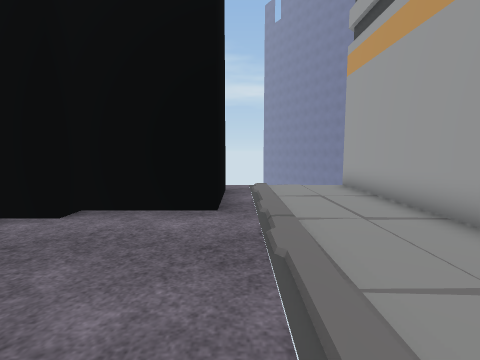
view 1 (above)

13 first-person views from a walk through a Unity game level. The camera is 1.2 m above the floor, tilts 6° down and sees 85° across. The floor is counted in squares, 1 m on a side. Each view is taken from the middle of a square. On the plan, view 1 faces up. The plan holds only what a view shows up to about 12 squares ahead; the rest is blank. The place goes on beyond the plan. Some surface patterns are stand-ins.

view 2
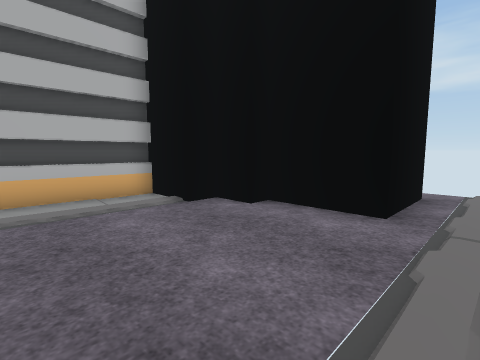

view 3
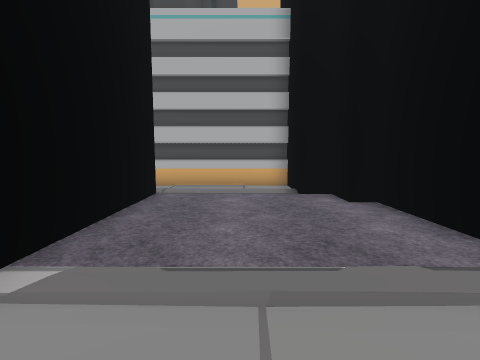

view 4
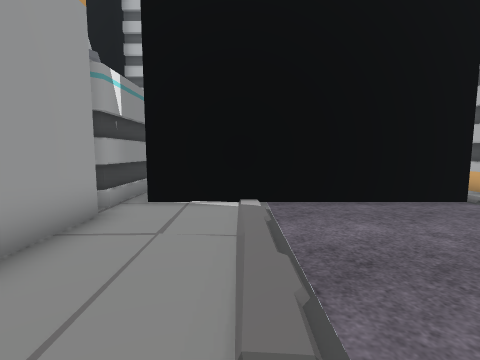

view 5
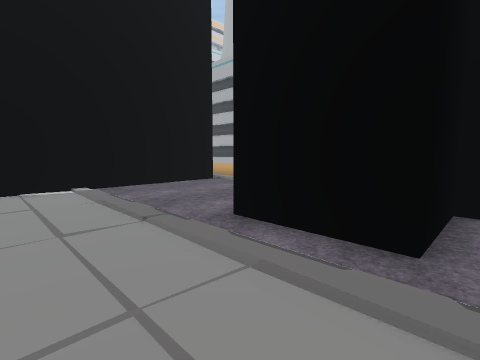

view 6
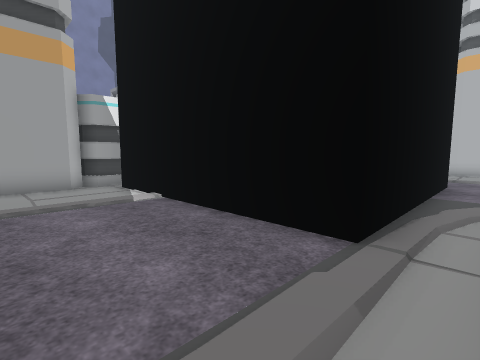

view 7
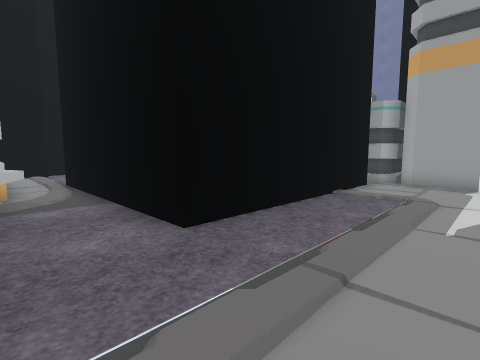

view 8
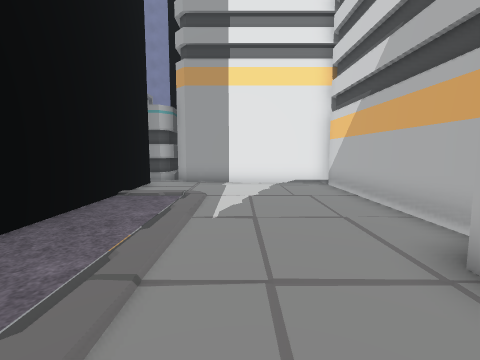

view 9
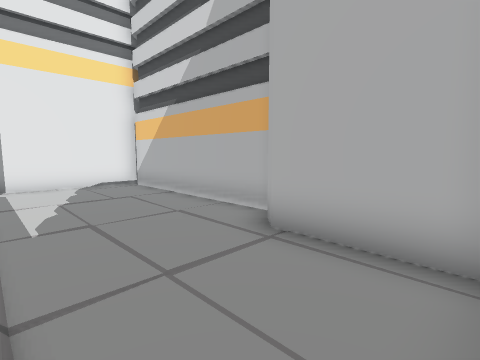

view 10
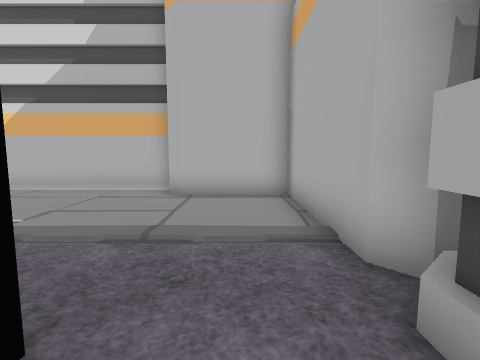

view 11
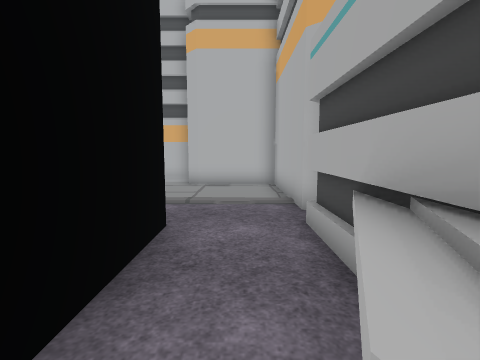

view 12
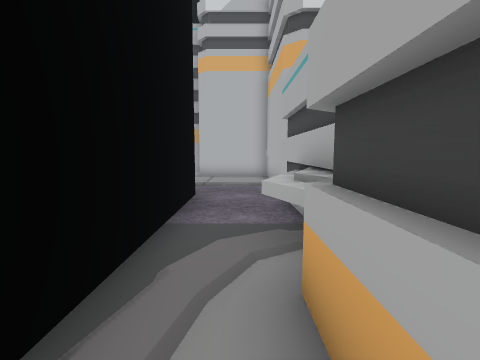

view 13
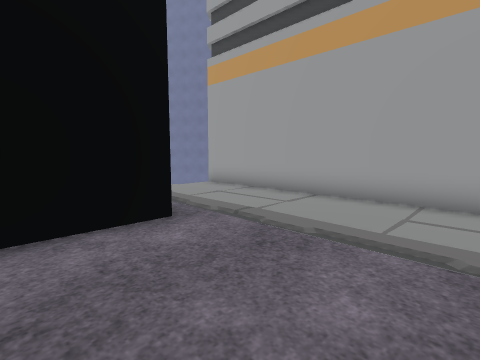

### Floor plan
Ten units are one square. View 1 is at (0, 0); x grows to the right and y downward. Boxes are objects, and circles mark ways between rooms. Rooms are numbered by the first view taken in them; rooms with no view inside come last. Other rooms are left out.
<svg viewBox="-83 -103 135 266">
<path fill="none" stroke="#000" d="M-5 -85 -5 -54 -33 -54 -33 -47 -46 -47 -46 -37 -67 -37 -67 12M-34 -84 -25 -84M-65 -37 -65 32M40 -1 44 -4M-47 25 -47 5 34 5M40 20 40 2 45 -3 38 -9 38 -98M-47 85 -47 25M-38 155 35 155M34 85 -27 85M-78 93 -74 98 -74 144 -44 144 -39 149M45 92 40 87M38 158 38 98 47 90 40 85M-74 48 -74 86M-72 44 -72 88M-67 18 -67 31M-69 49 -74 61M-67 36 -63 46 -74 71M-71 38 -67 46"/>
<circle cx="-60" cy="20" r="3" fill="#2a7"/>
<text x="-10" y="-40">1</text>
<text x="-20" y="110">2</text>
</svg>
Room 1 opens to room 2.

Where each view was taken, in squares from view 1:
view 1: 0 up, 0 right, facing up
view 2: 0 up, 1 right, facing up-left
view 3: 2 up, 3 right, facing left
view 4: 6 up, 1 right, facing down
view 5: 9 up, 3 right, facing down-left
view 6: 3 up, 6 left, facing down-right
view 7: 12 down, 7 left, facing up-right
view 8: 12 down, 7 left, facing right
view 9: 11 down, 7 left, facing down-right
view 10: 7 down, 6 left, facing down
view 11: 4 down, 6 left, facing down
view 12: 1 down, 6 left, facing down
view 13: 1 up, 3 left, facing up-right
